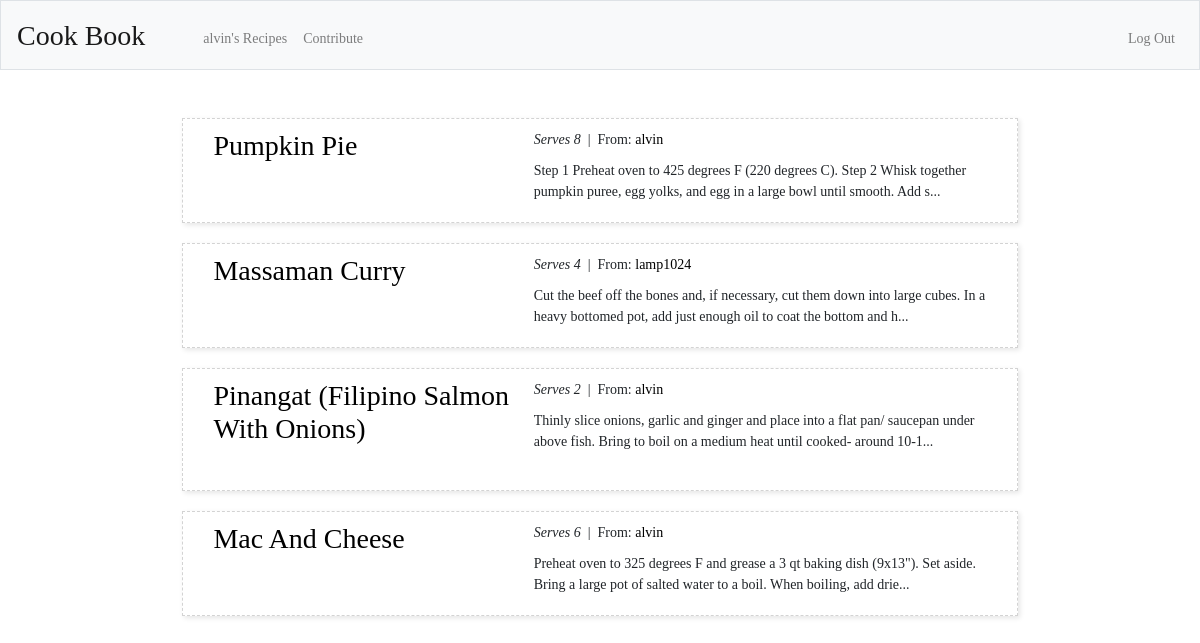
The page / (signed in) on the database its author committed.
### tables this page shows
CREATE TABLE recipes (
recipe_id INTEGER, 
title TEXT NOT NULL,
serves INTEGER NOT NULL, 
method TEXT NOT NULL, 
author TEXT NOT NULL, 
notes TEXT NOT NULL,
published INTEGER
time DATETIME, 
user_id INTEGER,
PRIMARY KEY(recipe_id),
FOREIGN KEY(user_id) REFERENCES users(user_id)
);

### app.py (the view)
@app.route("/", methods=["GET", "POST"])
def index():
    if request.method == "GET":
        con = sqlite3.connect('data.db')
        with con:
            cur = con.cursor()
            indexRecipes = cur.execute(
                "SELECT recipe_id, title, serves, author, method FROM recipes WHERE published = 1 ORDER BY recipe_id DESC LIMIT 100")
            indexRecipes = cur.fetchall()
        indexList = []
        indexList.clear()
        for item in indexRecipes:
            dict_item = {'id': item[0], 'title': item[1], 'serves': item[2], 'author': item[3], 'method': item[4]}
            indexList.append(dict_item)
            dict_item['method'] = dict_item['method'][0:150]
            dict_item['method'] += "..."
        return render_template('index.html', indexList=indexList)

### templates/index.html (shortened to what this page needs)
{% extends "layout.html" %}
{% block main %}
{% for item in indexList %}
    <div class="recipe-cards">
        <h3 class="recipe-cards-title">
            <a class="title" href="/view?id={{ item.id }}">
                {{ item.title }}
            </a>
        </h3>
        <div style="vertical-align: top;" class="recipe-cards-info">
            <div style="margin-top: 0px; margin-bottom: 0px; padding-top: 0px; vertical-align: top;">
                <i>Serves {{ item.serves }}</i>&nbsp;&nbsp;|&nbsp;&nbsp;From: <a class="title" href="/user_view?username={{ item.author }}">{{ item.author }}</a></div>
            <div style="margin-top: 10px;">{{ item.method }}</div>
        </div>
    </div>
{% endfor %}
{% endblock %}

### static/styles.css (style rules this page uses)
body { font-family: 'PT Serif', serif; font-size: 14px; }
h3 { font-family: 'PT Serif', serif; }
a:link { color: black; }
.recipe-cards { border-color: #d3d3d3; border-width: 1px; border-style: dashed; width: 80%; margin-left: auto; margin-right: auto; margin-bottom: 20px; padding-top: 10px; padding-left: 40px; padding-right: 40px; padding-bottom: 20px; box-shadow: 1px 1px 3px rgb(230, 230, 230); display: grid; grid-template-columns: 100%; grid-template-rows: auto; column-gap: 10px; grid-template-areas: "title" "author" "info"; }
.recipe-cards-title { grid-area: title; }
.recipe-cards-info { grid-area: info; }
@media only screen and (min-width: 768px) { .recipe-cards { border-color: #d3d3d3; border-width: 1px; border-style: dashed; width: 80%; margin-left: auto; margin-right: auto; margin-bottom: 20px; padding: 10px; padding-bottom: 20px; box-shadow: 2px 2px 5px rgb(230, 230, 230); display: grid; grid-template-columns: 40% 60%; grid-template-rows: auto auto; column-gap: 15px; grid-template-areas: "title info" "author info"; } }
@media only screen and (min-width: 768px) { .recipe-cards-title { padding-left: 20px; grid-area: title; } }
@media only screen and (min-width: 768px) { .recipe-cards-info { padding-right: 25px; grid-area: info; } }

### rows shown on the page
recipes: title "Pumpkin Pie", serves "8", author "alvin", method "Step 1 Preheat oven to 425 degrees F (220 degrees C). Step 2 Whisk together pumpkin puree, egg yolks, and egg in a large bowl until smooth. Add s..."
recipes: title "Massaman Curry", serves "4", author "lamp1024", method "Cut the beef off the bones and, if necessary, cut them down into large cubes. In a heavy bottomed pot, add just enough oil to coat the bottom and h..."
recipes: title "Pinangat (Filipino Salmon With Onions)", serves "2", author "alvin", method "Thinly slice onions, garlic and ginger and place into a flat pan/ saucepan under above fish. Bring to boil on a medium heat until cooked- around 10-1..."
recipes: title "Mac And Cheese", serves "6", author "alvin", method "Preheat oven to 325 degrees F and grease a 3 qt baking dish (9x13\"). Set aside. Bring a large pot of salted water to a boil. When boiling, add drie..."

### other values the page prints
{{ session.username }} "alvin"
